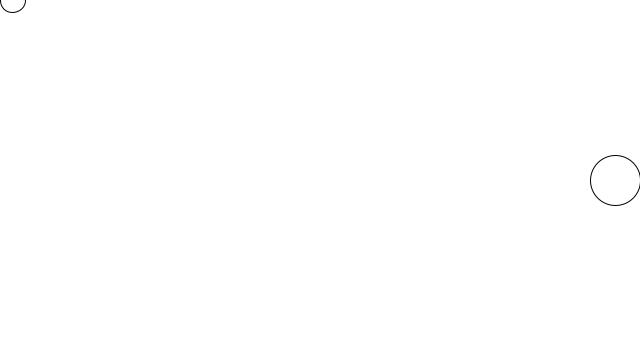
Frame 1 (no input)
Frame 60 (the mouse pressed at the canvas centre just before this capture): identical to frame 1, image omitted
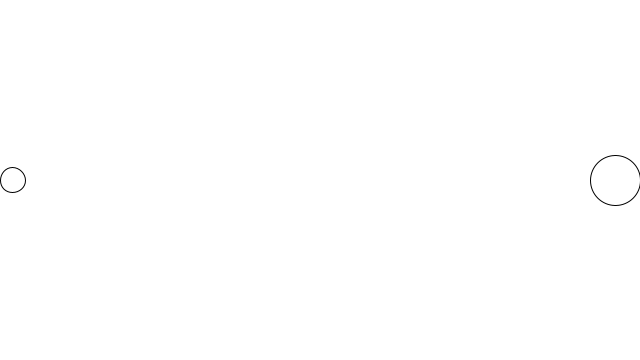
Frame 120 (the mouse held since frame 60 and released just before this capture)

The Processing sketch that drew these frames (run headless with seeded random() and noise(); from frame 60 on, the mouse is pressed at the canvas centre):

// Processing sketch: shoot_ball_kostra_2021
// ── shoot_ball_kostra_2021.pde
// Hlavni program - jednoducha hra (hitball)
// Procesing prednaska - Tvoje první hra
// Adam Ferencz 25.5. 2018
// Upraveno na kostru 29.9. 2019

// DATA - potrebne globalni promenne
float targetX;                                      // X-ova souradnice cile
float targetY;                                      // Y-ova souradnice cile
float targetD;                                      // prumer cile
float targetYSpeed;                                 // rychlost cile

float ballX;                                        // X-ova souradnice mice
float ballY;                                        // Y-ova souradnice mice
float ballD;                                        // prumer mice
float ballXSpeed;                                   // rychlost mice

boolean isFlying;                                                    
/* Funkce pripravy
 * Zde se nastavuje pocatecni stav programu.
 */
void setup() {
  size(640, 360);                                    // nastaveni velikosti okna

  targetD = 50;                                     // velikost cile
  targetX = width - targetD/2;                      // X-ova souradnice targetu se nastavi tesne vlevo
  targetY = height/2;                               // target zacne uprostred
  targetYSpeed = 7;                                 // rychlost targetu

  ballD = 25;                                       // nastavim velikost mice
  ballX = ballD/2;                                  // X-ova pozice se nastavi tesne vlevo
  ballY = height/2;                                 // mic zacne uprostred
  ballXSpeed = 5;                                   // rychlost mice

  isFlying = false;
}


/* Funkce vykreslovani
 * Funkce se cyklicky opakuje 60x za sekuncy (FPS).
 * V kazdem cyklu si funkce vypocita potrebne udaje a vykresli scenu.
 * Funkci jsme pomyslne rozdelili na vypocetni LOGIC a kreslivi DRAW sekci.
 */
void draw() { 
  // LOGIC SECTON -------------------------------------------------------------------------------------------------------------------

  //targetY = targetY + targetYSpeed;

  //odraz se nahoru od spoda
  if (targetY > height-targetD/2) {
    targetYSpeed = -targetYSpeed;
  }

  if (targetY < 0+targetD/2) {
    targetYSpeed = -targetYSpeed;
  }



  

  if (isFlying == true) {
    //pohyb, leti
    ballX = ballX + ballXSpeed;
  } else {
    ballY = mouseY;
  }

  float d = dist(ballX, ballY, targetX, targetY);
  
  if( d  < targetD/2 + ballD/2 ){
    //trefa
    fill(255, 0, 0);
    
    //TODO 1 resetuj micek
    //TODO 2 pridej score
    
  } else {
    //miss
    fill(255);
  }
  
  //TODO 3 micek je pryc z obrazovky - resetuj ho a uber skore nebo zivoty
  
  // DRAW SECTION -------------------------------------------------------------------------------------------------------------------
  background(255);                                  // reset obrazu
  
  //TODO 4 vypisuj score - funkce text(), fill(), textSize() ... viz reference na netu
  
  
                                         // barva vyplne kruhu
  //START HERE - dopln promenne, tak aby se vykreslil target a ball
  ellipse(targetX, targetY, targetD, targetD);         // vykreslim target
  ellipse(ballX, ballY, ballD, ballD);                 // vykreslim ball
}


/* Funkce detekce stisku libovolneho tlacitka
 * Po stisknuti libovoln0ho tlacitka se vykona to co je ve funkci.
 */
void keyPressed() {                                  // detekce stisknuti libovolneho tlacitka
  if (key == ' ') {
    isFlying = true;
  }
}
